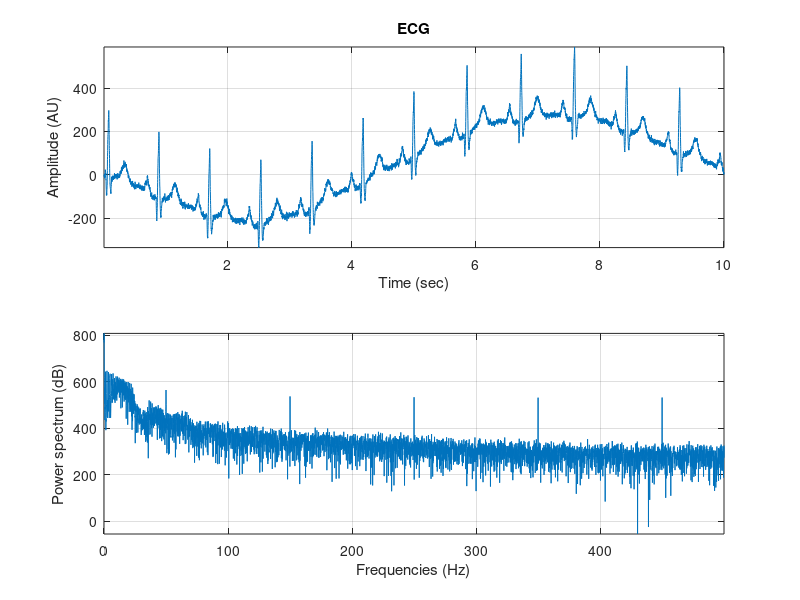
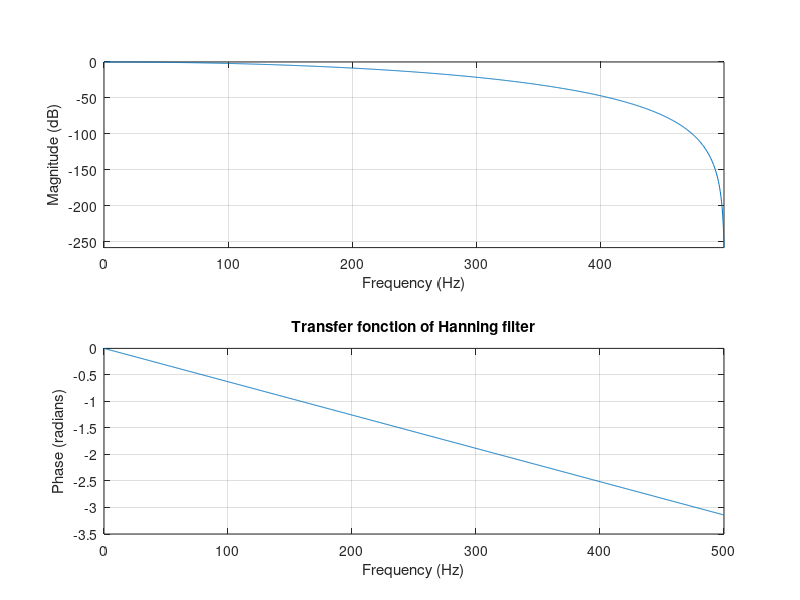
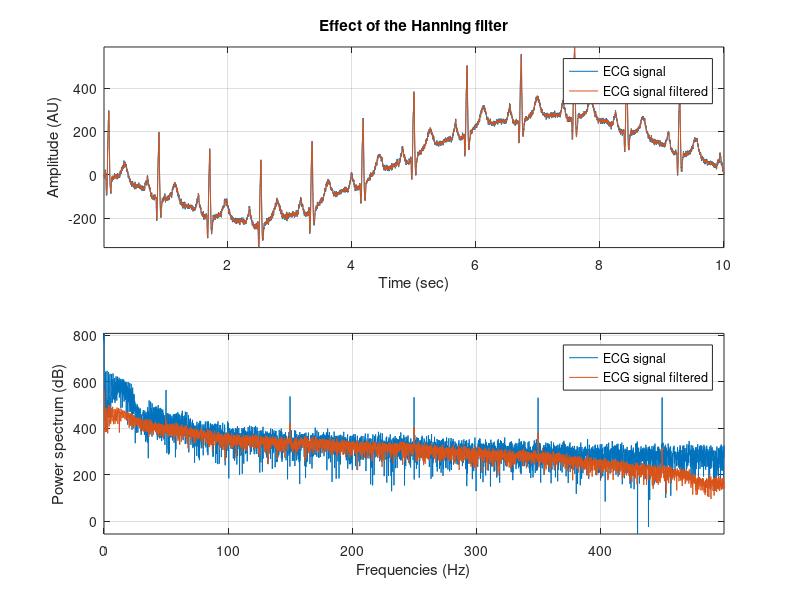

Recreate these plots in MATLAB, in order. (Note: this script raises an error after producing the figures.)
%% EX1.3. Rejection of High/low/powerline interferences from ECG signals

clear all % Clear variables
close all % Close figures
clc

load('ecg3.mat')
ecg = ECG23; 
fs = 1000;
slen = length(ecg);
t=[1:slen]/fs;
ecg_fft = abs(fft(ecg)).^2;
f = fs/size(t,2)*(0:size(t,2)/2-1);

figure(1) 
subplot(211);
plot(t, ecg);
axis('tight');
grid on;
xlabel('Time (sec)');
ylabel('Amplitude (AU)');
title('ECG');

subplot(212);
plot(f, 20*log2(ecg_fft(1:size(t,2)/2))) ;
axis('tight');
grid on;
xlabel('Frequencies (Hz)');
ylabel('Power spectrum (dB)');

%% Design of the Hanning filter 
A_f1 = 4;
B_f1 = [1 2 1];
ecg_f1 = filter(B_f1,A_f1, ecg); 
ecg_f1_fft = abs(fft(ecg_f1.^2));

[H, w] = freqz(B_f1,A_f1,fs,fs);

figure(2);
subplot(211)
plot(w, 20*log(abs(H)));
axis('tight');
grid on;
ylabel('Magnitude (dB)');
xlabel('Frequency (Hz)');

subplot(212)
phasez(B_f1,A_f1,fs,fs);
title('Transfer fonction of Hanning filter')

figure(3);
subplot(211);
plot(t, [ecg ecg_f1])
axis('tight');
grid on;
xlabel('Time (sec)');
ylabel('Amplitude (AU)');
legend('ECG signal', 'ECG signal filtered');
title('Effect of the Hanning filter');

subplot(212);
plot(f, [20*log2(ecg_fft(1:size(t,2)/2)) 20*log2(ecg_f1_fft(1:size(t,2)/2))]) ;
axis('tight');
grid on;
xlabel('Frequencies (Hz)');
ylabel('Power spectrum (dB)');
legend('ECG signal', 'ECG signal filtered');


%% Design of the derivative-based filter

% With a radius pole = 0.984
[B_f2,A_f21] = Derivative_based_filter(0.984,fs);
ecg_f21 = filter(B_f2,A_f21, ecg); 
ecg_f21_fft = abs(fft(ecg_f21)).^2;

% With a radius pole = 0.95
[B_f2,A_f22] = Derivative_based_filter(0.95,fs);
ecg_f22 = filter(B_f2,A_f22, ecg); 
ecg_f22_fft = abs(fft(ecg_f22)).^2;

% With a radius pole = 0.9
[B_f2,A_f23] = Derivative_based_filter(0.9,fs);
ecg_f23 = filter(B_f2,A_f23, ecg); 
ecg_f23_fft = abs(fft(ecg_f23)).^2;


figure(4);

subplot(211)
freqz(B_f2,A_f23,fs,fs); hold on;
freqz(B_f2,A_f22,fs,fs); hold on;
freqz(B_f2,A_f21,fs,fs);hold off;

lines_freq = findall(gcf,'type','line');

lines_freq(1).Color = 'y';
lines_freq(2).Color = 'r' ;
lines_freq(3).Color = 'b' ;
legend('R = 0.9', 'R = 0.95', 'R = 0.984');

title({'Transfer fonction of derivative-based filter',  'with 3 R radius poles differents '})

subplot(212)
phasez(B_f2,A_f23,fs,fs); hold on; 
phasez(B_f2,A_f22,fs,fs); hold on;
phasez(B_f2,A_f21,fs,fs); hold off;
legend('R = 0.9', 'R = 0.95', 'R = 0.984');

figure(5);
subplot(211);
plot(t, ecg, t, [ecg_f23 ecg_f22 ecg_f21]) 
grid on;
xlim([1.46 2.057]);
xlabel('Time (sec)');
ylabel('Amplitude (A.U)');
legend('ECG signal', 'filtered with R = 0.9','filtered with R = 0.95', 'filtered with R = 0.984');
title('Effect of the Derivative-based filter');

subplot(212);
plot(f, [20*log2(ecg_fft(1:size(t,2)/2)) 20*log2(ecg_f23_fft(1:size(t,2)/2)) 20*log2(ecg_f22_fft(1:size(t,2)/2)) 20*log2(ecg_f21_fft(1:size(t,2)/2)) ]) ;
axis('tight');
grid on;
xlabel('Frequencies (Hz)');
ylabel('Amplitude (dB)');
title('Power spectrum');
legend('ECG signal', 'filtered with R = 0.9','filtered with R = 0.95', 'filtered with R = 0.984');


%% Design the comb filter 
% Noise frequence and his harmonics to remove : 50hz - 150hZ - 250hz - 350hz - 450hz

omega= 2*pi*[ 50/fs; 150/fs; 250/fs; 350/fs; 450/fs];

[ B_f3,A_f3 ] = Comb_filter( omega);
ecg_f3 = filter(B_f3,A_f3, ecg); 
ecg_f3_fft = abs(fft(ecg_f3)).^2;

figure(6);
subplot(211)
[H, w] = freqz(B_f3,A_f3,fs,fs);
plot(w, 20*log(abs(H)));
axis('tight');
grid on;
ylabel('Magnitude (dB)');
xlabel('Frequency (Hz)')
subplot(212)
phasez(B_f3,A_f3,fs,fs);

title('Transfer fonction of comb filter')

figure(7);
subplot(211);
plot(t, [ecg ecg_f3]) 
axis([1.46 2.057 -300 110]);
grid on;
xlabel('Time (sec)');
ylabel('Amplitude (A.U)');
legend('ECG signal', 'ECG signal filtered');
title('Effect of the comb filter');

subplot(212);
plot(f, [20*log2(ecg_fft(1:size(t,2)/2)) 20*log2(ecg_f3_fft(1:size(t,2)/2))]) ;
axis('tight');
grid on;
xlabel('Frequencies (Hz)');
ylabel('Power Spectrum (dB)');
legend('ECG signal', 'ECG signal filtered');
title('Effect of the comb filter');

%% Design of combined filter 
B_combined = conv(conv(B_f1, B_f2), B_f3);
A_combined = conv(conv(A_f1, A_f21), A_f3);

ecg_fcombined = filter(B_combined,A_combined, ecg); 
ecg_fcombined_fft = abs(fft(ecg_fcombined)).^2;

immse(ecg, ecg_f1)
immse(ecg, ecg_f21)
immse(ecg, ecg_f3)
immse(ecg, ecg_fcombined)

figure(8);
subplot(211)
[H, w] =freqz(B_combined,A_combined,fs,fs);
plot(w, 20*log(abs(H)));
axis('tight');
grid on;
ylabel('Magnitude (dB)');
xlabel('Frequency (Hz)');
title('Magnitude Response')

subplot(212)
phasez(B_combined,A_combined,fs,fs); 

figure(9);
subplot(211);
plotyy(t, ecg, t, ecg_fcombined) 
grid on;
xlabel('Time (sec)');
ylabel('Amplitude (AU)');
legend('ECG signal', 'ECG signal filtered');
title('Effect of the 3-combined filter');

subplot(212);
plot(f, [20*log2(ecg_fft(1:size(t,2)/2)) 20*log2(ecg_fcombined_fft(1:size(t,2)/2))]) ;
axis('tight');
grid on;
xlabel('Frequencies (Hz)');
ylabel('Power spectrum (dB)');
legend('ECG signal', 'ECG signal filtered');

figure(10)
grpdelay(B_combined,A_combined,fs,fs);
title('Group delay combined filter')
